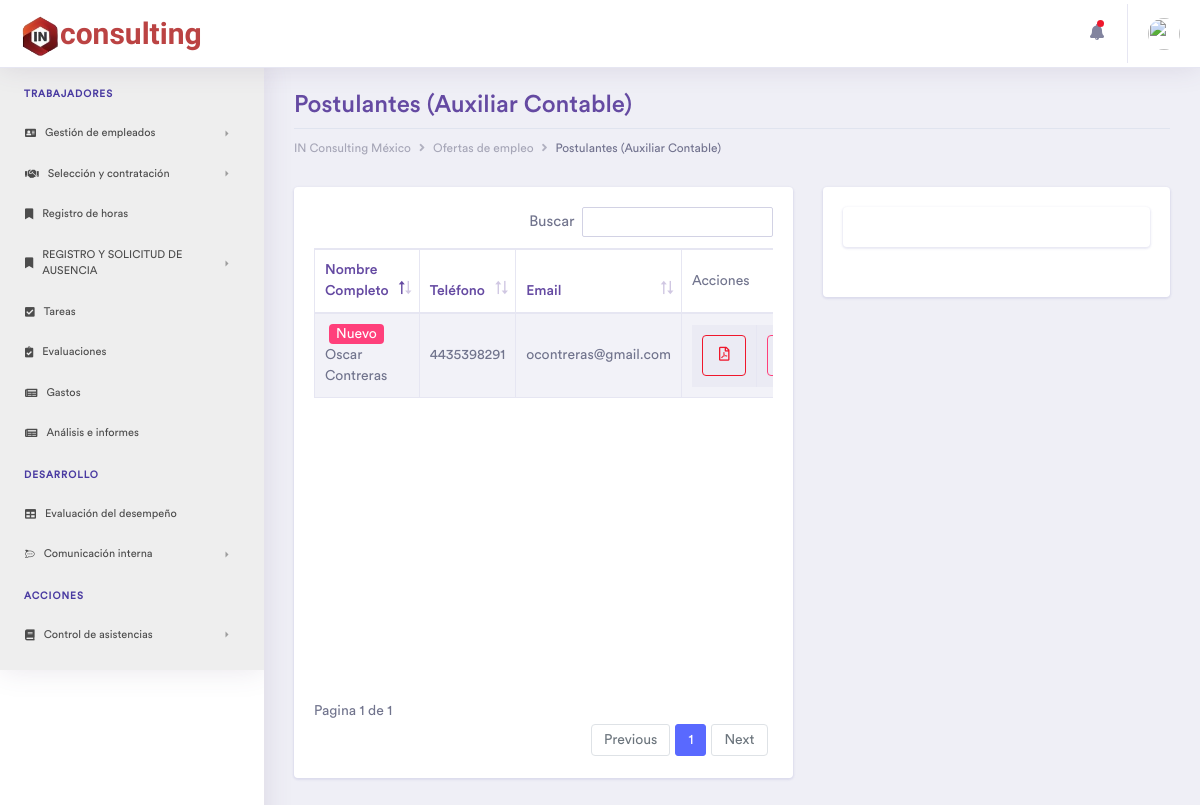
Page /Vacantes-Postulantes&Postulantes=3 (signed in) on the committed database.
### tables this page shows
CREATE TABLE `vacantes` (
  `idVacantes` int(11) NOT NULL,
  `nameVacante` varchar(45) NOT NULL,
  `salarioVacante` float NOT NULL,
  `requisitos` varchar(255) NOT NULL,
  `Empleados_idEmpleados` int(11) DEFAULT NULL,
  `Departamentos_idDepartamentos` int(11) NOT NULL,
  `status` int(11) NOT NULL DEFAULT 1,
  `color` varchar(7) NOT NULL
);

CREATE TABLE `postulantes` (
  `idPostulantes` int(11) NOT NULL,
  `namePostulante` varchar(30) NOT NULL,
  `lastnamePostulante` varchar(30) NOT NULL,
  `phonePostulante` varchar(15) NOT NULL,
  `emailPostulante` varchar(30) NOT NULL,
  `colorPostulante` varchar(1) DEFAULT NULL,
  `Vacantes_idVacantes` int(11) NOT NULL,
  `statusPostulante` int(11) NOT NULL DEFAULT 1,
  `fRegistro` timestamp NOT NULL DEFAULT current_timestamp()
);

### controller/plantilla.controlador.php (called while the page is built)
<?php
Class ControladorPlantilla{
	public function ctrTraerPlantilla(){
		include "view/plantilla.php";
	}
}

### index.php (called while the page is built)
<?php
require_once "controller/plantilla.controlador.php";
require_once "controller/formularios.controlador.php";
require_once "model/formularios.modelo.php";
$plantilla = new ControladorPlantilla();
$plantilla -> ctrTraerPlantilla();

### controller/formularios.controlador.php (called while the page is built, shortened)
<?php
class ControladorFormularios{
	static public function ctrVerVacantes($item, $valor){
		$tabla = "vacantes";
		$respuesta = ModeloFormularios::mdlVerTabla($tabla, $item, $valor);
		return $respuesta;
	}
	static public function ctrVerPostulantes($item, $valor){
		$tabla = "postulantes";
		$respuesta = ModeloFormularios::mdlVerPostulantes($tabla, $item, $valor);
		return $respuesta;
	}
}

### model/conexion.php (called while the page is built)
<?php
class Conexion{
  static public function conectar(){
    $link = new PDO("mysql:host=localhost;dbname=inrh",
                  "root",
                  "");
    $link->exec("set names utf8");
    return $link;
  }
}

### model/formularios.modelo.php (called while the page is built, shortened)
<?php
require_once "conexion.php";
class ModeloFormularios{
	static public function mdlVerTabla($tabla, $item, $valor){
		if ($item == null && $valor == null) {
			if ($tabla == "puesto") {
				$sql = "SELECT * FROM $tabla
				JOIN empleados ON empleados.idEmpleados = $tabla.Empleados_idEmpleados
				JOIN departamentos ON $tabla.Departamentos_idDepartamentos = departamentos.idDepartamentos
				WHERE $tabla.status = 1;";
			}
			elseif ($tabla == "vacantes") {
				$sql = "SELECT * FROM $tabla
				JOIN departamentos ON $tabla.Departamentos_idDepartamentos = departamentos.idDepartamentos
				WHERE $tabla.status = 1;";
			}
			$stmt = Conexion::conectar()->prepare($sql);
			$stmt->execute();
			return $stmt -> fetchAll();
		}
		else{
			$sql = "SELECT * FROM $tabla WHERE $item = :$item";
			$stmt = Conexion::conectar()->prepare($sql);
			$stmt->bindParam(":".$item, $valor, PDO::PARAM_STR);
			$stmt->execute();
			return $stmt -> fetch();
		}
	}
	static public function mdlVerPostulantes($tabla, $item, $valor){
		if ($item == null && $valor == null) {
			$sql = "SELECT * FROM $tabla
			JOIN Vacantes ON $tabla.Vacantes_idVacantes = Vacantes.idVacantes
			WHERE $tabla.statusPostulante = 1;";
			$stmt = Conexion::conectar()->prepare($sql);
			$stmt->execute();
			return $stmt -> fetchAll();
		}
		elseif ($tabla == "suma") {
			$sql = "SELECT SUM(1) FROM postulantes WHERE statusPostulante = 1 AND $item = :$item;";
			$stmt = Conexion::conectar()->prepare($sql);
			$stmt->bindParam(":".$item, $valor, PDO::PARAM_STR);
			$stmt->execute();
			return $stmt -> fetch();
		}
		elseif ($item == "Vacantes_idVacantes") {
			$sql = "SELECT * FROM $tabla WHERE statusPostulante = 1 AND $item = :$item;";
			$stmt = Conexion::conectar()->prepare($sql);
			$stmt->bindParam(":".$item, $valor, PDO::PARAM_STR);
			$stmt->execute();
			return $stmt -> fetchAll();
		}
		else{
			$sql = "SELECT * FROM $tabla WHERE $item = :$item";
			$stmt = Conexion::conectar()->prepare($sql);
			$stmt->bindParam(":".$item, $valor, PDO::PARAM_STR);
			$stmt->execute();
			return $stmt -> fetch();
		}
	}
}

### view/pages/Vacantes/Postulantes.php (the view, shortened to what this page needs)
<?php
$postulantes = ControladorFormularios::ctrVerPostulantes("Vacantes_idVacantes", $_GET['Postulantes']);
$vacante = ControladorFormularios::ctrVerVacantes("idVacantes", $_GET['Postulantes']);
$calendary = ControladorFormularios::generarCalendario(); ?>
<div class="container-fluid dashboard-content ">
	<div class="row">
		<div class="col-xl-12 col-lg-12 col-md-12 col-sm-12 col-12">
			<div class="page-header">
				<h2 class="pageheader-title">Postulantes (<?php echo $vacante['nameVacante'] ?>)</h2>
				<div class="page-breadcrumb">
					<nav aria-label="breadcrumb">
						<ol class="breadcrumb">
							<li class="breadcrumb-item"><a href="Inicio" class="breadcrumb-link">IN Consulting México</a></li>
							<li class="breadcrumb-item" aria-current="page"><a href="Vacantes" class="breadcrumb-link">Ofertas de empleo</a></li>
							<li class="breadcrumb-item active" aria-current="page">Postulantes (<?php echo $vacante['nameVacante'] ?>)</li>
						</ol>
					</nav>
				</div>
			</div>
		</div>
	</div>
	<div class="ecommerce-widget row">
		<div class="col-xl-7 col-lg-7 col-md-12 col-sm-12 col-12">
			<div class="card">
				<div class="card-body">
					<div class="table-responsive" >
						<table id="example" class="table table-striped table-bordered Postulantes" style="width:100%">
							<thead>
								<tr>
									<th data-class-name="priority">Nombre Completo</th>
									<th>Teléfono</th>
									<th>Email</th>
									<td width="15%">Acciones</td>
								</tr>
							</thead>
							<tbody>
								<?php foreach ($postulantes as $key => $postulante): ?>
									<tr>
										<td>
											<?php if ($postulante['colorPostulante']==1): ?>
												<i class="fas fa-dot-circle" style="color: #06b729;"></i>
											<?php elseif ($postulante['colorPostulante']==2): ?>
												<i class="fas fa-dot-circle" style="color: #c0bb11;"></i>
											<?php elseif ($postulante['colorPostulante']==3): ?>
												<i class="fas fa-dot-circle" style="color: #d00b0b;"></i>
											<?php else: ?>
												<span class="badge badge-secondary ml-1">Nuevo</span>
											<?php endif ?>
											<?php echo $postulante['namePostulante']." ".$postulante['lastnamePostulante'] ?>
										</td>
										<td><?php echo $postulante['phonePostulante']?></td>
										<td><?php echo $postulante['emailPostulante']?></td>
										<td>
											<table>
												<tr>
													<td>
														<a type="button"
															class="btn btn-outline-danger rounded"
															href="VerPdf&postulante=<?php echo $postulante['idPostulantes'] ?>">
															<i class="far fa-file-pdf"></i>
														</a>
													</td>
													<td>
														<button type="button"
															class="btn btn-outline-secondary rounded"
															data-toggle="modal"
															data-target="#Date<?php echo $postulante['idPostulantes'] ?>">
														</button>
													</td>
												</tr>
											</table>
										</td>
									</tr>
								<?php endforeach ?>
							</tbody>
						</table>
					</div>
				</div>
			</div>
		</div>
		<div class="col-xl-5 col-lg-5 col-md-12 col-sm-12 col-12">
			<div class="card">
				<div class="card-body">
					<div class="box">
						<?php include "view/pages/Calendario.php"; ?>
					</div>
				</div>
			</div>
		</div>
	</div>
</div>

### rows in the picture
vacantes: nameVacante "Auxiliar Contable"
postulantes: shows "Nuevo", namePostulante "Oscar", lastnamePostulante "Contreras", phonePostulante "4435398291", emailPostulante "ocontreras@gmail.com"
